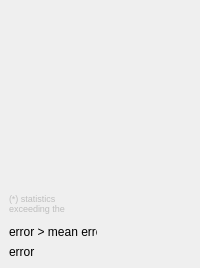
  <widget class="QDockWidget" name="dockWidgetProperties">
   <property name="sizePolicy">
    <sizepolicy hsizetype="Ignored" vsizetype="Maximum">
     <horstretch>0</horstretch>
     <verstretch>0</verstretch>
    </sizepolicy>
   </property>
   <property name="minimumSize">
    <size>
     <width>96</width>
     <height>268</height>
    </size>
   </property>
   <property name="styleSheet">
    <string notr="true"/>
   </property>
   <property name="floating">
    <bool>false</bool>
   </property>
   <property name="features">
    <set>QDockWidget::AllDockWidgetFeatures</set>
   </property>
   <property name="windowTitle">
    <string>Statistics</string>
   </property>
   <attribute name="dockWidgetArea">
    <number>2</number>
   </attribute>
   <widget class="QWidget" name="dockWidgetContents_3">
    <property name="sizePolicy">
     <sizepolicy hsizetype="Ignored" vsizetype="Preferred">
      <horstretch>0</horstretch>
      <verstretch>0</verstretch>
     </sizepolicy>
    </property>
    <layout class="QVBoxLayout" name="verticalLayout_7">
     <item>
      <widget class="QLabel" name="labelCurrentMetric">
       <property name="sizePolicy">
        <sizepolicy hsizetype="Ignored" vsizetype="Minimum">
         <horstretch>0</horstretch>
         <verstretch>0</verstretch>
        </sizepolicy>
       </property>
       <property name="minimumSize">
        <size>
         <width>0</width>
         <height>0</height>
        </size>
       </property>
       <property name="text">
        <string/>
       </property>
      </widget>
     </item>
     <item>
      <widget class="PropertyWidget" name="widgetProperties" native="true">
       <property name="sizePolicy">
        <sizepolicy hsizetype="Ignored" vsizetype="Expanding">
         <horstretch>0</horstretch>
         <verstretch>0</verstretch>
        </sizepolicy>
       </property>
      </widget>
     </item>
     <item>
      <layout class="QHBoxLayout" name="horizontalLayout_4">
       <item>
        <layout class="QVBoxLayout" name="verticalLayout_5">
         <item>
          <widget class="QLabel" name="label_17">
           <property name="enabled">
            <bool>false</bool>
           </property>
           <property name="sizePolicy">
            <sizepolicy hsizetype="Ignored" vsizetype="Fixed">
             <horstretch>0</horstretch>
             <verstretch>0</verstretch>
            </sizepolicy>
           </property>
           <property name="font">
            <font>
             <pointsize>7</pointsize>
            </font>
           </property>
           <property name="text">
            <string>(*) statistics exceeding the authorized threshol</string>
           </property>
           <property name="wordWrap">
            <bool>true</bool>
           </property>
          </widget>
         </item>
         <item>
          <widget class="QLabel" name="label">
           <property name="sizePolicy">
            <sizepolicy hsizetype="Ignored" vsizetype="Fixed">
             <horstretch>0</horstretch>
             <verstretch>0</verstretch>
            </sizepolicy>
           </property>
           <property name="toolTip">
            <string>yellow color: pixel with error &gt;mean error</string>
           </property>
           <property name="text">
            <string>&lt;img src=&quot;:/diffimg/yellow.png&quot; /&gt; error &amp;gt; mean error</string>
           </property>
           <property name="textFormat">
            <enum>Qt::RichText</enum>
           </property>
           <property name="scaledContents">
            <bool>false</bool>
           </property>
          </widget>
         </item>
         <item>
          <widget class="QLabel" name="label_2">
           <property name="sizePolicy">
            <sizepolicy hsizetype="Ignored" vsizetype="Fixed">
             <horstretch>0</horstretch>
             <verstretch>0</verstretch>
            </sizepolicy>
           </property>
           <property name="toolTip">
            <string>red color: pixel with error &lt;= mean error</string>
           </property>
           <property name="text">
            <string>&lt;img src=&quot;:/diffimg/red.png&quot; /&gt; error</string>
           </property>
           <property name="textFormat">
            <enum>Qt::RichText</enum>
           </property>
          </widget>
         </item>
        </layout>
       </item>
       <item>
        <widget class="QLabel" name="labelSmiley">
         <property name="enabled">
          <bool>true</bool>
         </property>
         <property name="sizePolicy">
          <sizepolicy hsizetype="Ignored" vsizetype="Maximum">
           <horstretch>0</horstretch>
           <verstretch>0</verstretch>
          </sizepolicy>
         </property>
         <property name="text">
          <string/>
         </property>
         <property name="pixmap">
          <pixmap resource="../res/diffimg.qrc">:/diffimg/allgood.png</pixmap>
         </property>
         <property name="scaledContents">
          <bool>false</bool>
         </property>
         <property name="alignment">
          <set>Qt::AlignCenter</set>
         </property>
        </widget>
       </item>
      </layout>
     </item>
    </layout>
   </widget>
  </widget>
